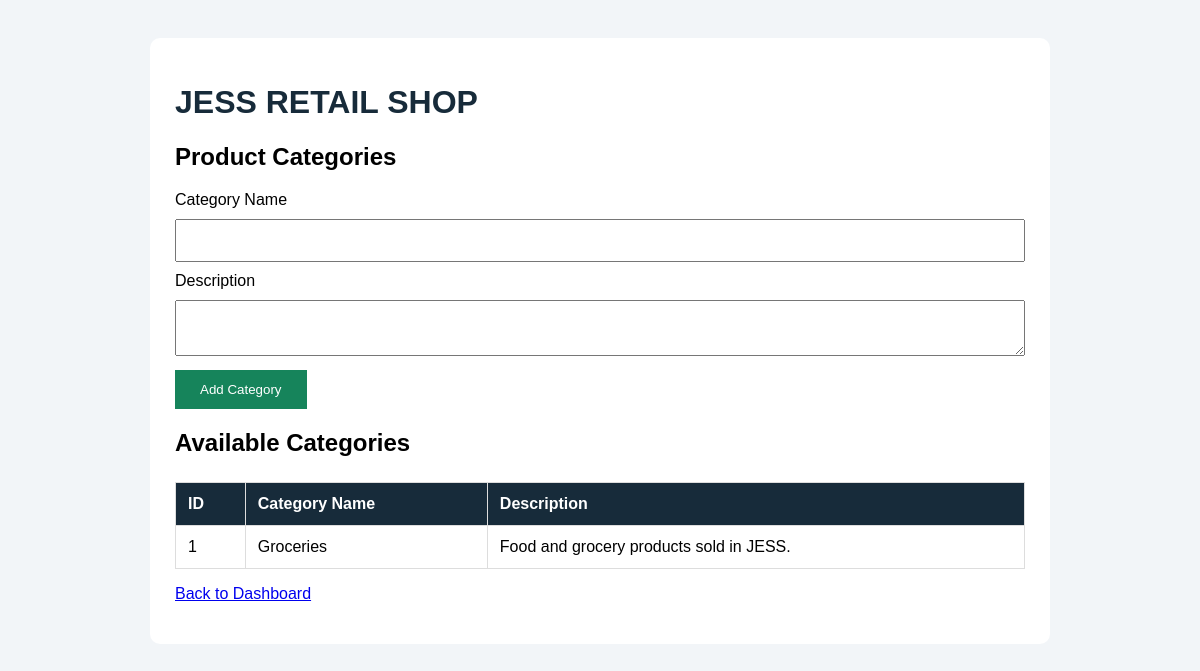
The app's page /categories.php, older data.
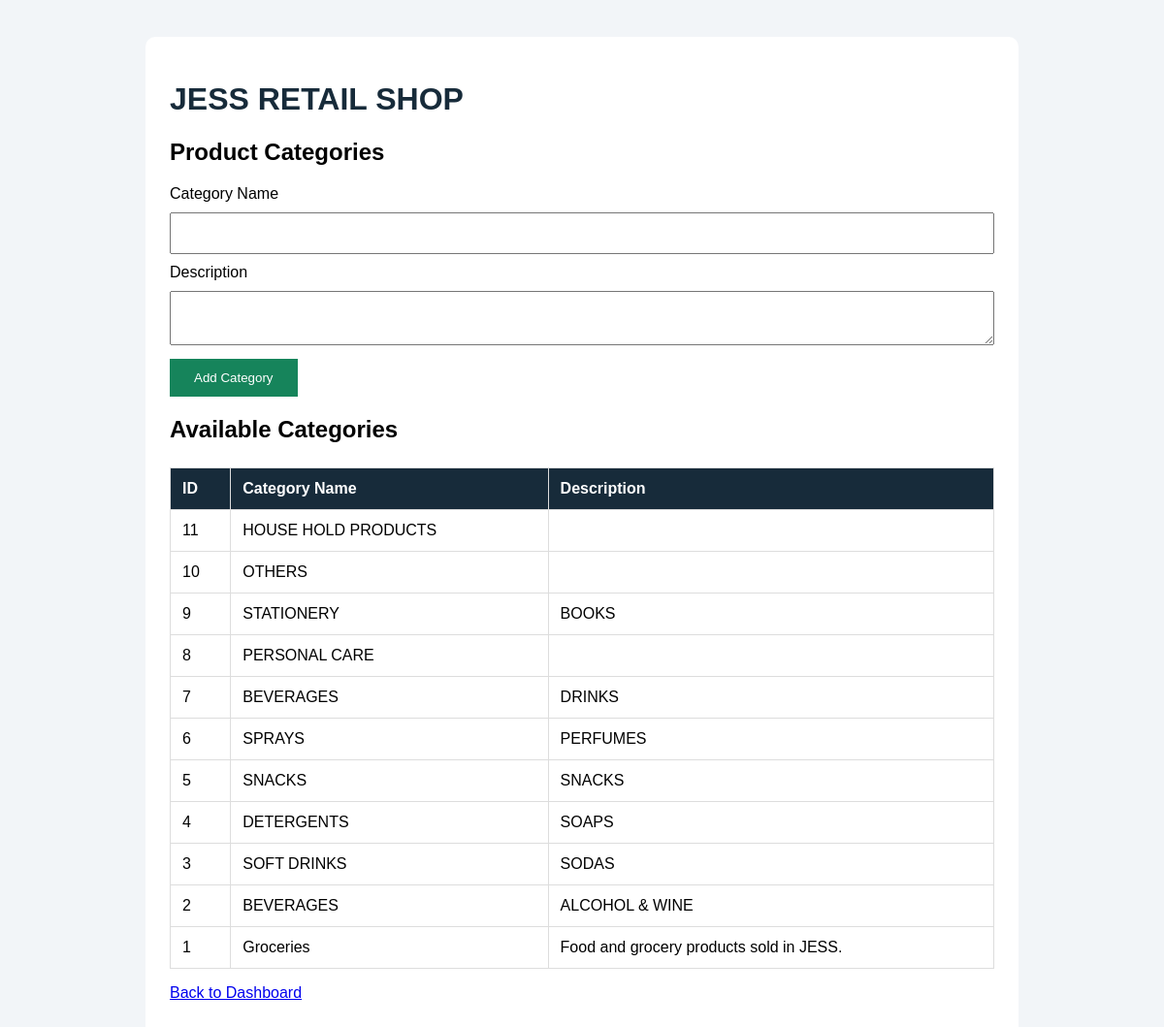
The same page, newer data.
### tables this page shows
CREATE TABLE `categories` (
  `category_id` int(11) NOT NULL,
  `category_name` varchar(100) NOT NULL,
  `description` text DEFAULT NULL
);

### categories.php (the view, shortened to what this page needs)
<?php
$conn = new mysqli("localhost", "root", "", "jess retail shop");
$result = $conn->query("SELECT * FROM categories ORDER BY category_id DESC");
?>
<!DOCTYPE html>
<html>
<head>
</head>
<body>
<div class="container">
    <h1>JESS RETAIL SHOP</h1>
    <h2>Product Categories</h2>
    <form method="POST">
        <label>Category Name</label>
        <input type="text" name="category_name" required>
        <label>Description</label>
        <textarea name="description"></textarea>
        <button type="submit" name="add_category">
            Add Category
        </button>
    </form>
    <h2>Available Categories</h2>
    <table>
        <tr>
            <th>ID</th>
            <th>Category Name</th>
            <th>Description</th>
        </tr>
        <?php while ($row = $result->fetch_assoc()) { ?>
        <tr>
            <td><?php echo $row['category_id']; ?></td>
            <td><?php echo htmlspecialchars($row['category_name']); ?></td>
            <td><?php echo htmlspecialchars($row['description'] ?? ''); ?></td>
        </tr>
        <?php } ?>
    </table>
    <p><a href="index.php">Back to Dashboard</a></p>
</div>
</body>
</html>

### categories.php (style rules this page uses)
body { font-family: Arial; background: #f2f5f8; padding: 30px; }
.container { background: white; padding: 25px; border-radius: 10px; max-width: 850px; margin: auto; }
h1 { color: #172b3a; }
input, textarea { width: 100%; padding: 12px; margin: 10px 0; box-sizing: border-box; }
button { background: #16845b; color: white; padding: 12px 25px; border: none; cursor: pointer; }
table { width: 100%; border-collapse: collapse; margin-top: 25px; }
th, td { padding: 12px; border: 1px solid #ddd; text-align: left; }
th { background: #172b3a; color: white; }

Row changes from the older to the newer data that the page shows:
added categories: category_id "11", category_name "HOUSE HOLD PRODUCTS"
added categories: category_id "10", category_name "OTHERS"
added categories: category_id "9", category_name "STATIONERY", description "BOOKS"
added categories: category_id "8", category_name "PERSONAL CARE"
added categories: category_id "7", category_name "BEVERAGES", description "DRINKS"
added categories: category_id "6", category_name "SPRAYS", description "PERFUMES"
added categories: category_id "5", category_name "SNACKS", description "SNACKS"
added categories: category_id "4", category_name "DETERGENTS", description "SOAPS"
added categories: category_id "3", category_name "SOFT DRINKS", description "SODAS"
added categories: category_id "2", category_name "BEVERAGES", description "ALCOHOL & WINE"
